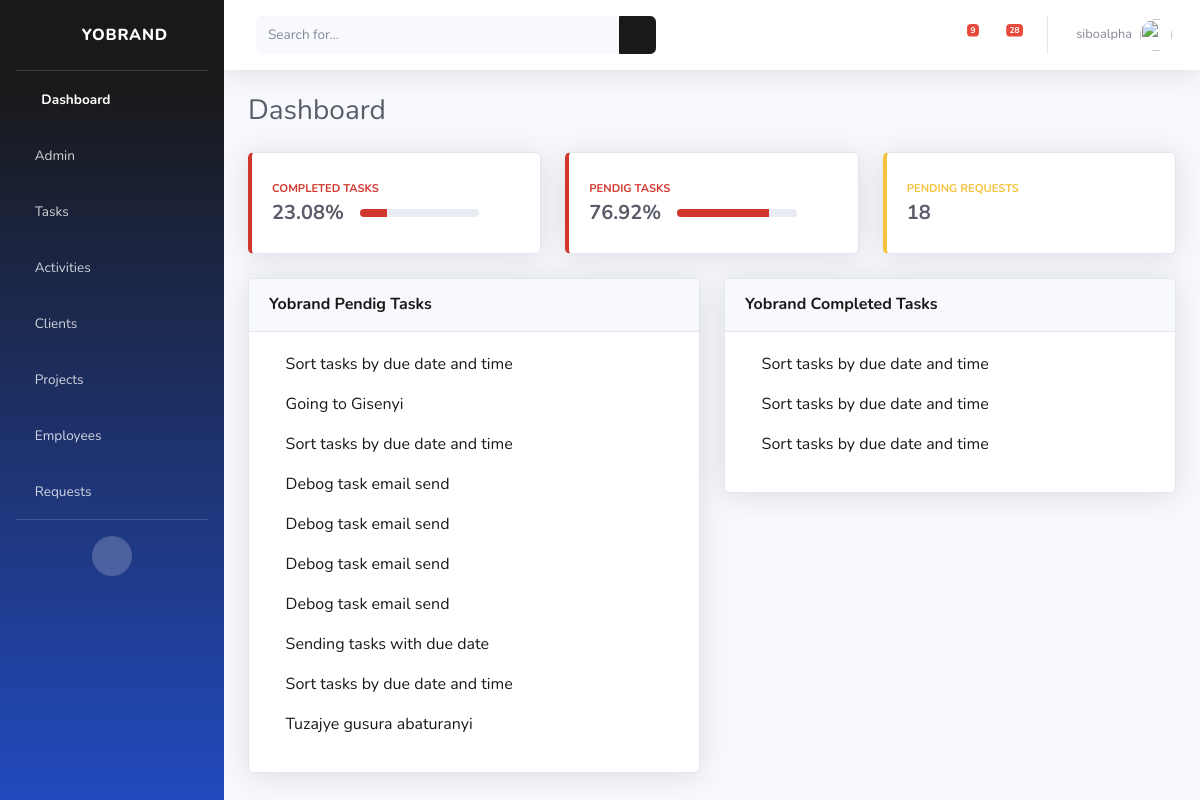
Page / (signed in) on the earlier database version.
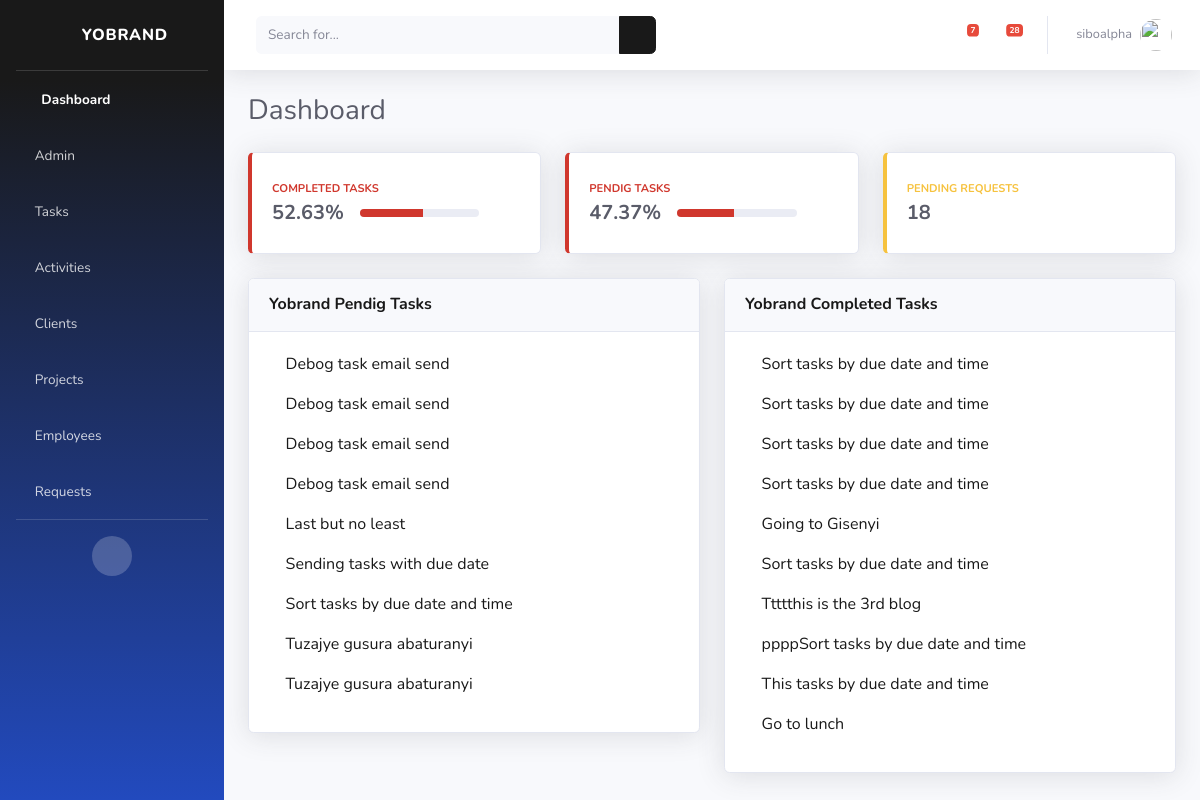
Same page on the later database version.
### cms/models.py (models this page shows, shortened)
class Task(models.Model):
    title = models.CharField(max_length=40, null=True)
    description = models.TextField(max_length=200, null=True)
    employee = models.ForeignKey(User, on_delete=models.SET_NULL, null=True, related_name='employee+')
    author = models.ForeignKey(User, on_delete=models.SET_NULL, null=True, related_name='autho+')
    project = models.ForeignKey(Project, on_delete=models.SET_NULL ,null=True)
    complete = models.BooleanField(default=False)
    due_date = models.DateField(auto_now_add=False, null=True)
    due_time = models.TimeField(auto_now_add=False, null=True)

### cms/decorators.py (the view)
    def wrapper_func(request, *args, **kwargs):
        group = None
        if request.user.groups.exists():
            group = request.user.groups.all()[0].name
            if group == 'employees':
                return redirect('tasks')
            if group == 'managers':
                return view_func(request, *args, **kwargs)
            else:
                return HttpResponse("You are not our employee")

### cms/models.py (called while the page is built)
    def shortrequest(self):
        return self.description[0:50]+"..."

### cms/templates/cms/dashboard.html (shortened to what this page needs)
{% extends 'cms/base.html' %}
{% block content %}
<div class="container-fluid">
    <div class="d-sm-flex align-items-center justify-content-between mb-4">
        <h1 class="h3 mb-0 text-gray-800">Dashboard</h1>
    </div>
    <div class="row">
        <div class="col-xl-4 col-md-3 mb-4">
            <div class="card border-left-info shadow h-100 py-2">
                <div class="card-body">
                    <div class="row no-gutters align-items-center">
                        <div class="col mr-2">
                            <div class="text-xs font-weight-bold text-info text-uppercase mb-1"> Completed Tasks
                            </div>
                            <div class="row no-gutters align-items-center">
                                <div class="col-auto">
                                    <div class="h5 mb-0 mr-3 font-weight-bold text-gray-800">{{y}}%</div>
                                </div>
                                <div class="col">
                                    <div class="progress progress-sm mr-2">
                                        <div class="progress-bar bg-info" role="progressbar" style="width: var(--completed)"
                                            aria-valuenow="{{y}}" aria-valuemin="0" aria-valuemax="100"></div>
                                    </div>
                                </div>
                            </div>
                        </div>
                        <div class="col-auto">
                            <i class="fas fa-clipboard-list fa-2x text-gray-300"></i>
                        </div>
                    </div>
                </div>
            </div>
        </div>
        <div class="col-xl-4 col-md-6 mb-4">
            <div class="card border-left-info shadow h-100 py-2">
                <div class="card-body">
                    <div class="row no-gutters align-items-center">
                        <div class="col mr-2">
                            <div class="text-xs font-weight-bold text-info text-uppercase mb-1">Pendig Tasks
                            </div>
                            <div class="row no-gutters align-items-center">
                                <div class="col-auto">
                                    <div class="h5 mb-0 mr-3 font-weight-bold text-gray-800">{{x}}%</div>
                                </div>
                                <div class="col">
                                    <div class="progress progress-sm mr-2">
                                        <div class="progress-bar bg-info" role="progressbar" style="width: var(--uncompleted); color: green !important;"
                                            aria-valuenow="{{x}}" aria-valuemin="0" aria-valuemax="100"></div>
                                    </div>
                                </div>
                            </div>
                        </div>
                        <div class="col-auto">
                            <i class="fas fa-clipboard-list fa-2x text-gray-300"></i>
                        </div>
                    </div>
                </div>
            </div>
        </div>
        <div class="col-xl-4 col-md-6 mb-4">
            <div class="card border-left-warning shadow h-100 py-2">
                <div class="card-body">
                    <div class="row no-gutters align-items-center">
                        <div class="col mr-2">
                            <div class="text-xs font-weight-bold text-warning text-uppercase mb-1">
                                Pending Requests</div>
                            <div class="h5 mb-0 font-weight-bold text-gray-800">18</div>
                        </div>
                        <div class="col-auto">
                            <i class="fas fa-comments fa-2x text-gray-300"></i>
                        </div>
                    </div>
                </div>
            </div>
        </div>
    </div>
    <div class="row">
        <div class="col-lg-6">
            <div class="card shadow mb-4">
                <div class="card-header py-3 d-flex flex-row align-items-center justify-content-between">
                    <h6 class="m-0 font-weight-bold text-primary">Yobrand Pendig Tasks</h6>
                </div>
                <div class="card-body">
                    {% for task in tasks %}
                    {% if task.complete == False %}
                    <a href="{% url 'task' task.id %}">
                        <p><span><i class="far fa-dot-circle" style='color:red'></i><span> </span>{{task.title}}</p>
                    </a>
                    {% endif %}
                    {% endfor %}
                </div>
            </div>
        </div>
        <div class="col-lg-6">
            <div class="card shadow mb-4">
                <div class="card-header py-3 d-flex flex-row align-items-center justify-content-between">
                    <h6 class="m-0 font-weight-bold text-primary">Yobrand Completed Tasks</h6>
                </div>
                <div class="card-body">
                    {% for task in tasks %}
                    {% if task.complete %}
                    <a href="{% url 'task' task.id %}">
                        <p><span><i class="far fa-check-circle" style='color:green'></i><span> </span>{{task.title}}</p>
                    </a>
                    {% endif %}
                    {% endfor %}
                </div>
            </div>
        </div>
    </div>
</div>
</div>
</div>
{% endblock %}

### cms/templates/cms/base.html (shortened to what this page needs)
<!DOCTYPE html>
{% load static %}
<html lang="en">
<head>
    <link href="{% static 'vendor/fontawesome-free/css/all.min.css' %}" rel="stylesheet" type="text/css">
    <link href="{% static 'css/sb-admin-2.min.css' %}" rel="stylesheet">
</head>
<body id="page-top">
    <div id="wrapper">
        <ul class="navbar-nav bg-gradient-primary sidebar sidebar-dark accordion" id="accordionSidebar">
            <a class="sidebar-brand d-flex align-items-center justify-content-center" href="{% url 'dashboard' %}">
                <div class="sidebar-brand-icon rotate-n-15">
                    <i class="fas fa-laugh-wink"></i>
                </div>
                <div class="sidebar-brand-text mx-3">Yobrand</div>
            </a>
            <hr class="sidebar-divider my-0">
            <li class="nav-item active">
                <a class="nav-link" href="{% url 'dashboard' %}">
                    <i class="fas fa-fw fa-tachometer-alt"></i>
                    <span>Dashboard</span></a>
            </li>
            {% if request.user.is_staff %}
            <li class="nav-item">
                <a class="nav-link collapsed" href="#" data-toggle="collapse" data-target="#menuItemAdminPanel"
                    aria-expanded="true" aria-controls="menuItemAdminPanel">
                    <i class="fas fa-users-cog"></i>
                    <span>Admin</span>
                </a>
            </li>
            {% endif %}
            <li class="nav-item">
                <a class="nav-link collapsed" href="#" data-toggle="collapse" data-target="#menuItemTasks"
                    aria-expanded="true" aria-controls="menuItemTasks">
                    <i class="fas fa-clipboard-list"></i>
                    <span>Tasks</span>
                </a>
            </li>
            <li class="nav-item">
                <a class="nav-link collapsed" href="#" data-toggle="collapse" data-target="#menuItemActivities"
                    aria-expanded="true" aria-controls="menuItemActivities">
                    <i class="fas fa-network-wired"></i>
                    <span>Activities</span>
                </a>
            </li>
            <li class="nav-item">
                <a class="nav-link collapsed" href="#" data-toggle="collapse" data-target="#menuItemClients"
                    aria-expanded="true" aria-controls="menuItemClients">
                    <i class="fas fa-users"></i>
                    <span>Clients</span>
                </a>
            </li>
            <li class="nav-item">
                <a class="nav-link collapsed" href="#" data-toggle="collapse" data-target="#menuItemProjects"
                    aria-expanded="true" aria-controls="menuItemProjects">
                    <i class="fas fa-database"></i>
                    <span>Projects</span>
                </a>
            </li>
            <li class="nav-item">
                <a class="nav-link collapsed" href="#" data-toggle="collapse" data-target="#menuItemEmployees"
                    aria-expanded="true" aria-controls="menuItemEmployees">
                    <i class="fas fa-users"></i>
                    <span>Employees</span>
                </a>
            </li>
            <li class="nav-item">
                <a class="nav-link collapsed" href="#" data-toggle="collapse" data-target="#menuItemRequests"
                    aria-expanded="true" aria-controls="menuItemRequests">
                    <i class="fas fa-comments"></i>
                    <span>Requests</span>
                </a>
            </li>
            <hr class="sidebar-divider d-none d-md-block">
            <div class="text-center d-none d-md-inline">
                <button class="rounded-circle border-0" id="sidebarToggle"></button>
            </div>
        </ul>
        <div id="content-wrapper" class="d-flex flex-column">
            <div id="content">
                <nav class="navbar navbar-expand navbar-light bg-white topbar mb-4 static-top shadow">
                    <form
                        class="d-none d-sm-inline-block form-inline mr-auto ml-md-3 my-2 my-md-0 mw-100 navbar-search">
                        <div class="input-group">
                            <input type="text" class="form-control bg-light border-0 small" placeholder="Search for..."
                                aria-label="Search" aria-describedby="basic-addon2">
                            <div class="input-group-append">
                                <button class="btn btn-primary" type="button">
                                    <i class="fas fa-search fa-sm"></i>
                                </button>
                            </div>
                        </div>
                    </form>
                    <ul class="navbar-nav ml-auto">
                        <li class="nav-item dropdown no-arrow mx-1">
                            <a class="nav-link dropdown-toggle" href="#" id="alertsDropdown" role="button"
                                data-toggle="dropdown" aria-haspopup="true" aria-expanded="false">
                                <i class="fas fa-bell fa-fw"></i>
                                {% if tasks_notification %}
                                <span class="badge badge-danger badge-counter">{{tasks_notification}}</span>
                                {% endif %}
                            </a>
                        </li>
                        <li class="nav-item dropdown no-arrow mx-1">
                            <a class="nav-link dropdown-toggle" href="#" id="messagesDropdown" role="button"
                                data-toggle="dropdown" aria-haspopup="true" aria-expanded="false">
                                <span class="badge badge-danger badge-counter">{{requests_notification}}</span>
                            </a>
                        </li>
                        <li class="nav-item dropdown no-arrow">
                            <a class="nav-link dropdown-toggle" href="#" id="userDropdown" role="button"
                                data-toggle="dropdown" aria-haspopup="true" aria-expanded="false">
                                <span class="mr-2 d-none d-lg-inline text-gray-600 small">{{request.user}}</span>
                                <img class="img-profile rounded-circle" src="{% static 'img/undraw_profile.svg' %}">
                            </a>
                        </li>
                    </ul>
                </nav>
                {% block content%}
                {% endblock %}
</body>
</html>

Differences in the rows shown:
added Task: title "Last but no least", shown under "Yobrand Pendig Tasks"
added Task: title "Tuzajye gusura abaturanyi", shown under "Yobrand Pendig Tasks"
changed Task (number 13 of 19 on the later page): moves from the list under "Yobrand Pendig Tasks" to the list under "Yobrand Completed Tasks"
changed Task "Going to Gisenyi": moves from the list under "Yobrand Pendig Tasks" to the list under "Yobrand Completed Tasks"
changed Task (number 15 of 19 on the later page): moves from the list under "Yobrand Pendig Tasks" to the list under "Yobrand Completed Tasks"
added Task: title "Ttttthis is the 3rd blog", shown under "Yobrand Completed Tasks"
added Task: title "ppppSort tasks by due date and time", shown under "Yobrand Completed Tasks"
added Task: title "This tasks by due date and time", shown under "Yobrand Completed Tasks"
added Task: title "Go to lunch", shown under "Yobrand Completed Tasks"
Other differences:
{{ tasks_notification }}: "9" → "7"
{{ y }}: "23.08" → "52.63"
{{ y }}: 23.08 → 52.63 (drawn)
{{ x }}: "76.92" → "47.37"
{{ x }}: 76.92 → 47.37 (drawn)
